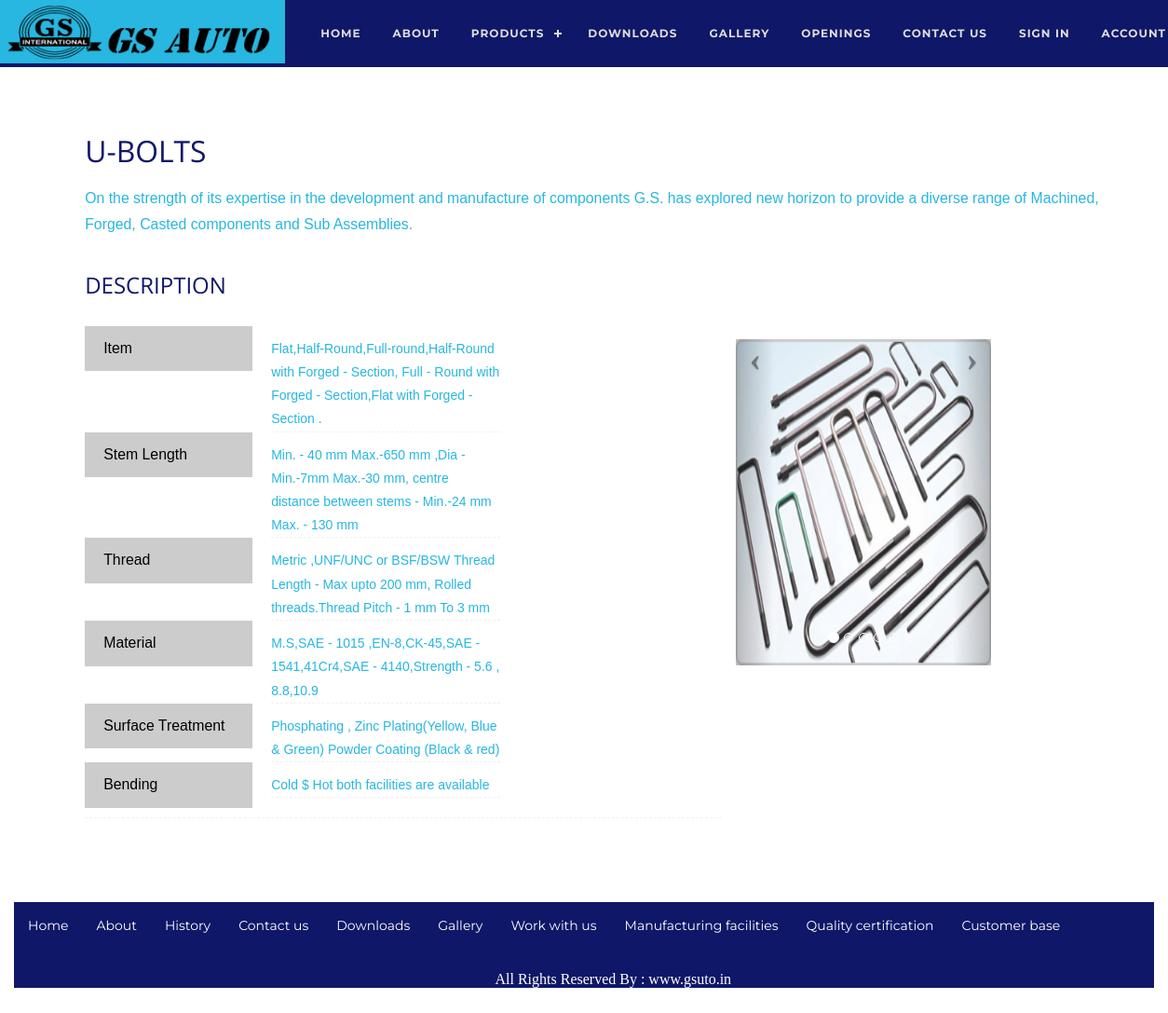
The page /index.php?a=product&p_id=1 on the database its author committed.
### tables this page shows
CREATE TABLE `product_master` (
  `p_id` int(100) NOT NULL auto_increment,
  `p_name` varchar(100) NOT NULL,
  `p_title` varchar(1000) NOT NULL,
  `img1` varchar(2000) NOT NULL,
  `img2` varchar(2000) NOT NULL,
  `img3` varchar(2000) NOT NULL,
  `img4` varchar(2000) NOT NULL,
  `img5` varchar(2000) NOT NULL,
  PRIMARY KEY  (`p_id`)
);

CREATE TABLE `prod_desc_master` (
  `desc_id` int(100) NOT NULL auto_increment,
  `p_id` varchar(100) NOT NULL,
  `desc_item` varchar(100) NOT NULL,
  PRIMARY KEY  (`desc_id`)
);

CREATE TABLE `product_item` (
  `item_id` int(100) NOT NULL auto_increment,
  `p_id` varchar(100) NOT NULL,
  `desc_id` varchar(100) NOT NULL,
  `item_value` varchar(20000) NOT NULL,
  PRIMARY KEY  (`item_id`)
);

### prodslider.php (the view, shortened to what this page needs)
<?php
$p_id=$_REQUEST['p_id'];
$str=mysql_fetch_array(mysql_query("select * from product_master where p_id='$p_id'"));
?>
<!DOCTYPE HTML>
<html>
	<head>
		<link href="css/style.css" rel="stylesheet" type="text/css"  media="all" />
		<link href="css/slider.css" rel="stylesheet" type="text/css"  media="all" />
	</head>
	<body>
			<div class="wrap">
			<div class="container">
			<div class="content">
				<div class="about">
						<h2><?php echo $str[p_name]; ?></h2>
						<span><?php echo $str[p_title] ?></span>
						<br>
					<div class="about-left">
						<div class="about-histore">
                        <div class="row">
                        <div class="col-lg-8">
									<h3>Description</h3>
										<table>
                                        <?php
                                        $show1=mysql_query("select * from product_item where p_id='$str[p_id]'");
	while($show2=mysql_fetch_array($show1))
	{
	$row_dsc=mysql_query("select * from prod_desc_master where desc_id='$show2[desc_id]'");
	while($show=mysql_fetch_array($row_dsc))
	{
											echo "
											<tr>
											<th style='width:200px;'><span id='sp'>$show[desc_item]</span></th>
											<th><p><label style='color:#27B7E0'>$show2[item_value]</label></p></th>
											</tr>
											";
	}
	}
	?>
										</table>
									</div>
                                    </div>
								</div>
                                </div>
                            <div class="about-right">
                    <div class="col-lg-8 hidden-xs hidden-sm">
                    <br><br><br><br><br>
                     <?php
							$path1='admin/prod_images/'.$str[img1];
						?>
<div id="myCarousel" class="carousel slide" style="width:100%">
<ol class="carousel-indicators">
 <li data-target="#myCarousel" data-slide-to="0" class="active"></li>
       <li data-target="#myCarousel" data-slide-to="1"></li>
              <li data-target="#myCarousel" data-slide-to="2"></li>
                <li data-target="#myCarousel" data-slide-to="3"></li>
                        <li data-target="#myCarousel" data-slide-to="5"></li>
                         </ol>           <div class="carousel-inner">
                                <div class="item active">
                                  <?php
						echo "<img src='$path1' style='width:100%; height:350px' alt='First slide' >";
						?>       </div>
                      </div>
                      <a class="carousel-control left" href="#myCarousel"   style="color:rgba(0,0,0,1);font-weight:900;size:40px; font-size:36px;"     data-slide="prev">&lsaquo;</a>
                          <a class="carousel-control right" href="#myCarousel"  style="color:rgba(0,0,0,1);font-weight:900;size:40px; font-size:36px;"       data-slide="next">&rsaquo;</a>
                          </div>
</div></div>
                    </div>
				</div>
		</div>
        <br><br><br><br><br>
		</div>
	</body>
</html>

### css/style.css (style rules this page uses)
html,body,div,span,applet,object,iframe,h1,h2,h3,h4,h5,h6,p,blockquote,pre,a,abbr,acronym,address,big,cite,code,del,dfn,em,img,ins,kbd,q,s,samp,small,strike,strong,sub,sup,tt,var,b,u,i,dl,dt,dd,ol,nav ul,nav li,fieldset,form,label,legend,table,caption,tbody,tfoot,thead,tr,th,td,article,aside,canvas,details,embed,figure,figcaption,footer,header,hgroup,menu,nav,output,ruby,section,summary,time,mark,audio,video { margin:0;padding:0;border:0;font-size:100%;font:inherit;vertical-align:baseline; }
ol,ul { list-style:none;margin:0px;padding:0px; }
table { border-collapse:collapse;border-spacing:0; }
a { text-decoration:none; }
img { max-width:100%; }
body { background: #FFF; }
.wrap { width:80%; margin:0 auto; }
.container { position:relative; }
.about-left { width:60%; float:left; }
.about-right { width:40%; float:left; }
.about span { font-family: Arial, sans-serif; color: #27B7E0; font-size: 0.99em; display: block; padding: 1em 0 0 0; line-height:1.8em; }
.about h2 { color: #0F1768; font-size: 1.99em; font-family: 'Open Sans', sans-serif; text-transform: uppercase; }
.about-left p { font-family: Arial, sans-serif; color: #777; font-size: 0.875em; display: block; line-height: 1.8em; border-bottom: 1px dashed rgba(0, 0, 0, 0.06); }
.about { margin-top:70px; }
.about-histore { border-bottom: 1px dashed rgba(0, 0, 0, 0.06); }
.about-histore h3 { font-family: 'Open Sans', sans-serif; padding: 15px 0px 15px 0px; margin-bottom: 13px; color: #0F1768; font-size: 1.5em; text-transform: uppercase; }
.about-histore p label { color:#27B7E0; display:block; }
@media only screen and (max-width: 1280px) and (min-width: 1024px) { .wrap { width:90%; } }

### prodslider.php (style rules this page uses)
#sp { padding:10px 20px; background-color:#CCC; margin-right:20px; margin-bottom:10px; color:#000; }

### rows shown on the page
product_master: p_name "U-BOLTS", p_title "On the strength of its expertise in the development and manufacture of components G.S. has explored new horizon to provide a diverse range of Machined, Forged, Casted components and Sub Assemblies.", img1 (picture)
product_item: item_value "Flat,Half-Round,Full-round,Half-Round with Forged - Section, Full - Round with Forged - Section,Flat with Forged - Section ."
prod_desc_master: desc_item "Item"
product_item: item_value "Min. - 40 mm Max.-650 mm ,Dia - Min.-7mm Max.-30 mm, centre distance between stems - Min.-24 mm Max. - 130 mm"
prod_desc_master: desc_item "Stem Length"
product_item: item_value "Metric ,UNF/UNC or BSF/BSW Thread Length - Max upto 200 mm, Rolled threads.Thread Pitch - 1 mm To 3 mm"
prod_desc_master: desc_item "Thread"
product_item: item_value "M.S,SAE - 1015 ,EN-8,CK-45,SAE - 1541,41Cr4,SAE - 4140,Strength - 5.6 , 8.8,10.9"
prod_desc_master: desc_item "Material"
product_item: item_value "Phosphating , Zinc Plating(Yellow, Blue & Green) Powder Coating (Black & red)"
prod_desc_master: desc_item "Surface Treatment"
product_item: item_value "Cold $ Hot both facilities are available"
prod_desc_master: desc_item "Bending"
